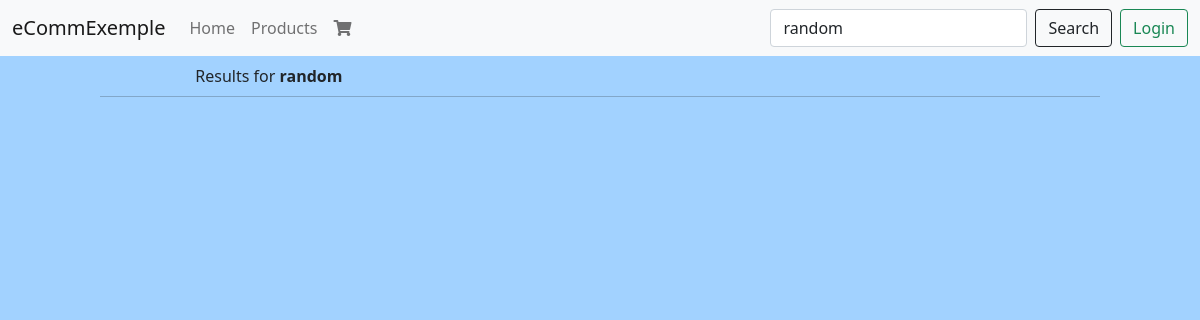
/search/?q=random, run on an earlier commit of the app's database.
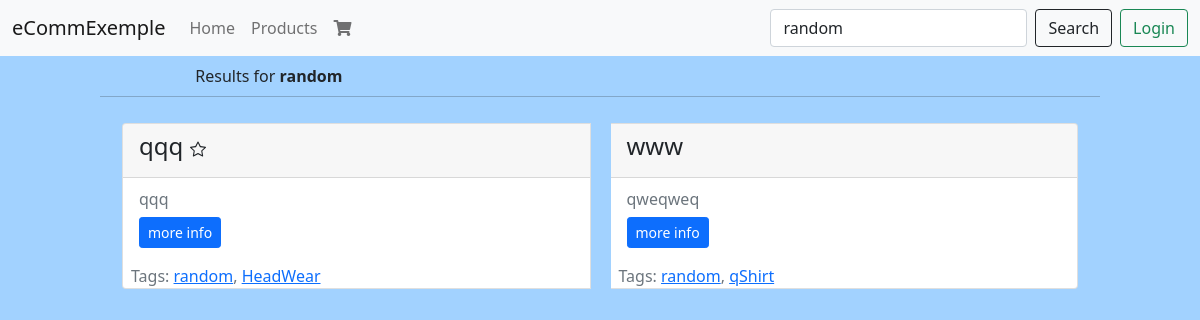
And on a later commit of the database.
### products/models.py (models this page shows, shortened)
class Product(models.Model):
    slug = models.SlugField(blank=True, null=True, unique=True)
    title = models.CharField(max_length=120)
    description = models.TextField()
    price = models.DecimalField(max_digits=5, decimal_places=2)
    image = models.ImageField(
        upload_to=upload_image_path, null=True, blank=True)
    featured = models.BooleanField(default=False)
    active = models.BooleanField(default=True)
    objects = ProductManger()
    def get_tags(self):
        return self.tag_set.all()

### tags/models.py (models this page shows)
class Tag(models.Model):
    slug = models.SlugField(blank=True, null=True)
    title = models.CharField(max_length=120)
    timestemp = models.DateTimeField(auto_now_add=True)
    active = models.BooleanField(default=True)
    products = models.ManyToManyField(Product, blank=True)
    def __str__(self) -> str:
        return f'{self.title}'

### search/views.py (the view)
# urls.py: path("", SearchListView.as_view(), name="search"),
class SearchListView(ListView):
    template_name = 'search/view.html'
    def get_queryset(self, *args, **kwargs):
        request = self.request
        query = request.GET.get('q', None)
        if query:
            return Product.objects.search(query)
        return Product.objects.none()
    def get_context_data(self, **kwargs):
        context = super().get_context_data(**kwargs)
        return context

### products/models.py (called while the page is built)
    def get_queryset(self):
        return ProductQuerySet(self.model, using=self._db)

    def search(self, query, *args, **kwargs):
        lookup = Q(description__icontains=query) | Q(
            title__icontains=query) | Q(tag__title__icontains=query)
        return self.filter(lookup).distinct()

### search/templates/search/view.html (shortened to what this page needs)
{% extends "base.html" %}
{%load static%}
{% block content %}
{%url 'products:products' as products_url%}
<div class="row">
    {%if request.GET.q %}
    <div class="col-12 col-lg-10 col-sm-8 my-2 mx-auto ">
        Results for <b>{{request.GET.q}}</b>
    </div>
    {%else%}
    <div class="col-12 col-lg-8 col-sm-8 my-4 mx-auto ">
        {% include 'search/snippets/form.html' %}
    </div>
    {%endif%}
    <hr />
</div>
<div class="row">
    {%include 'products/snippets/pruduct_list.html'%}
</div>
</div>
{% endblock content %}}

### products/templates/products/snippets/pruduct_list.html (shortened to what this page needs)
{% for product in product_list %}
{%if forloop.first%}
<div class="card-group">
    {%endif%}
    <div class=" card" style="margin:10px;width: 18rem;">
        <div class="card-header">
            <h4 class="card-title">{{product.title}}
                {% if product.featured %}
                <span>
                </span>
                {% endif %}
            </h4>
        </div>
        <div class="card-body">
            <h6 class="card-subtitle text-muted">{{product.description|truncatewords:12}}</h6>
            <div class="mt-2">
                <a href="{% if product.featured %}
                        {% url 'products:featured_product' product.slug %}
                        {%else%}
                        {% url 'products:product' product.slug %}
                        {% endif %}" class="btn btn-primary btn-sm card-link">more
                    info</a>
            </div>
        </div>
        <div class="row ">
            <span class="ms-2 text-muted">
                Tags:
                {%for t in product.get_tags%}
                <a href="{%url 'search:search'%}?q={{t}}">{{t}}</a>{%if not forloop.last%},{%endif%}
                {%endfor%}
            </span>
        </div>
    </div>
    {% endfor %}
</div>

What changed in the data, as far as the page shows it:
now on this page (row unchanged): Product: title "qqq", featured True (drawn), description "qqq"
added Tag: title "random"
added Tag: title "HeadWear", shown under "qqq"
now on this page (row unchanged): Product: title "www", description "qweqweq"
added Tag: title "qShirt", shown under "www"
